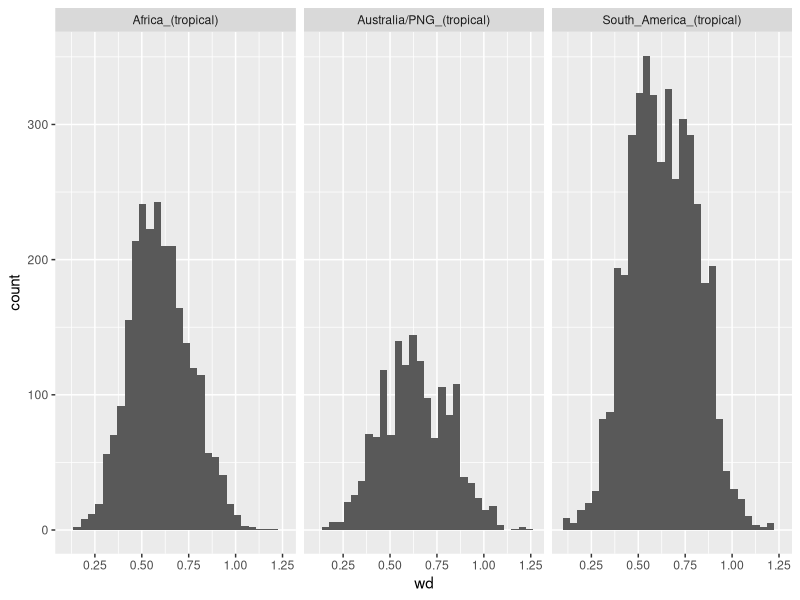
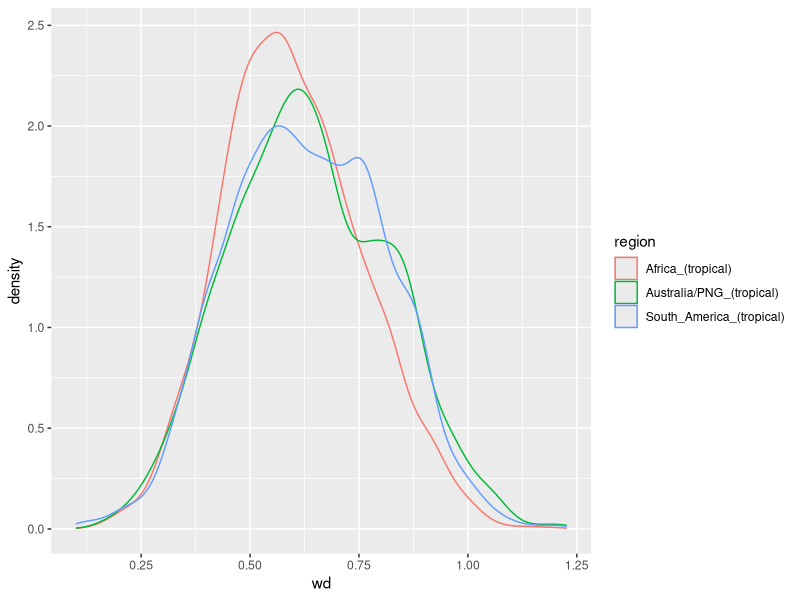
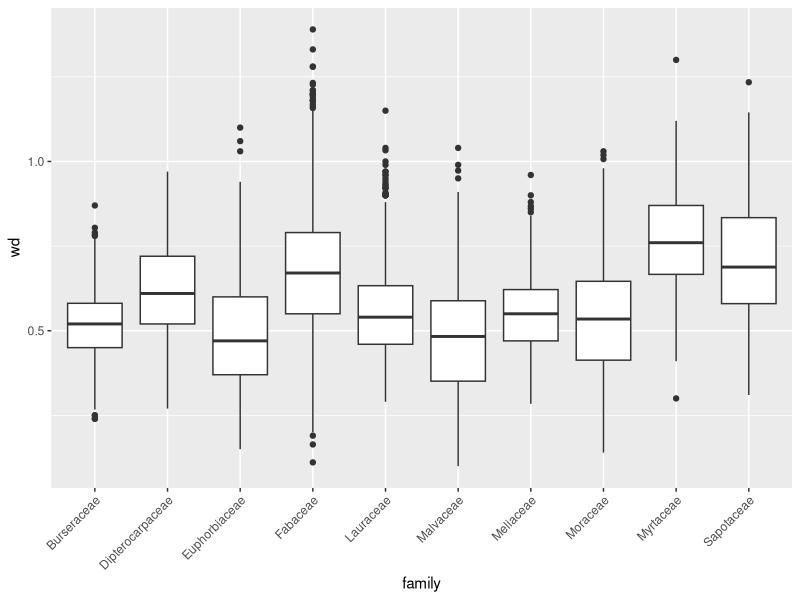
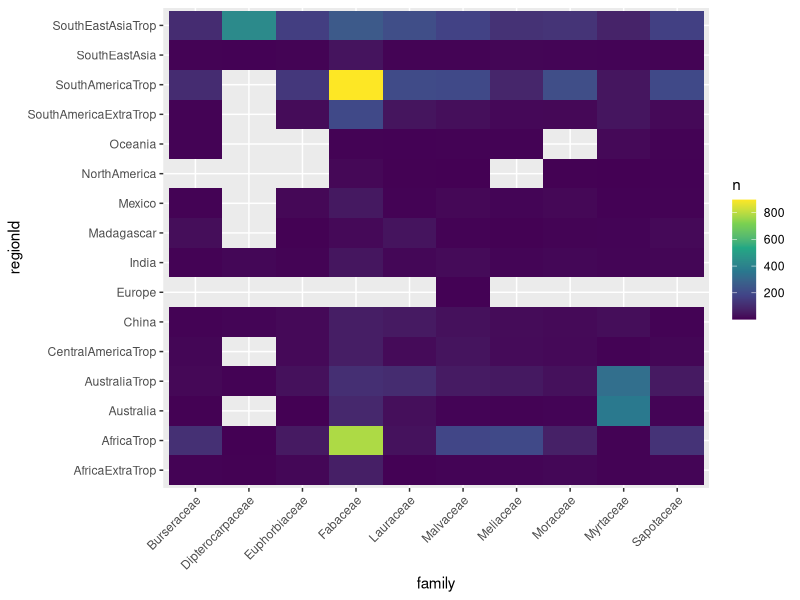
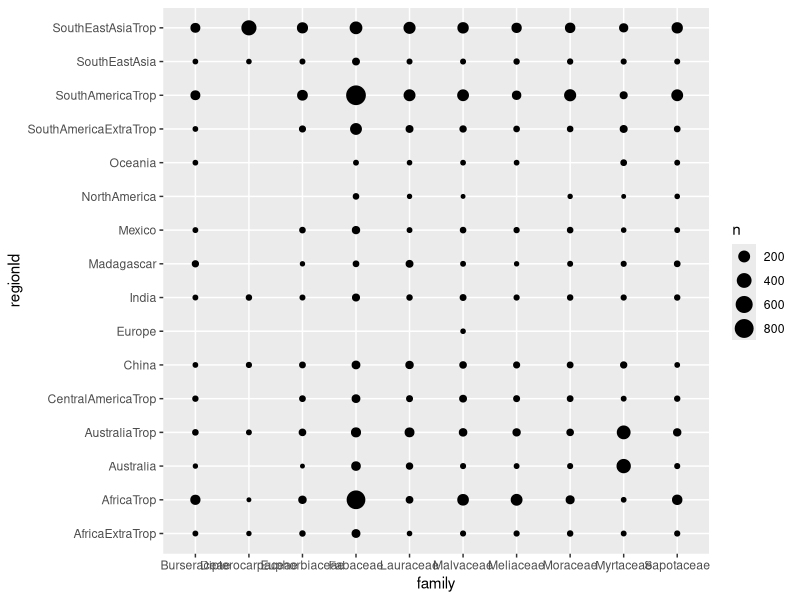
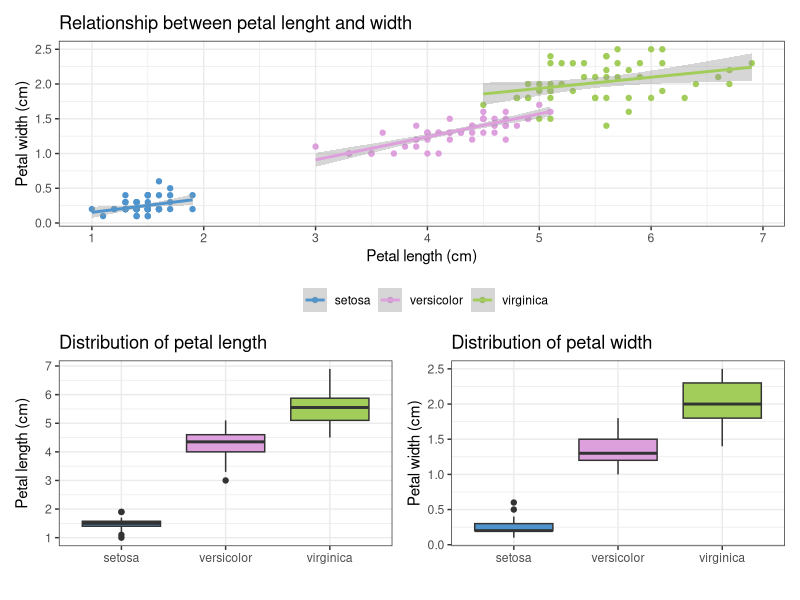

The R script that drew these images, in order:
## ---- chunk 1
#| message: false
library(tidyverse)
library(patchwork)
## ---- chunk 2
wdData <- read_csv("data/wdData.csv")
## ---- chunk 3
wdData %>% 
  filter(region %in% c("South_America_(tropical)", 
                       "Australia/PNG_(tropical)", 
                       "Africa_(tropical)")) %>% 
  ggplot(aes(x = wd)) + 
  geom_histogram() + 
  facet_wrap(~ region)
## ---- chunk 4
wdData %>% 
  filter(region %in% c("South_America_(tropical)", 
                       "Australia/PNG_(tropical)", 
                       "Africa_(tropical)")) %>% 
  ggplot(aes(x = wd, color = region)) + 
  geom_density()
## ---- chunk 5
# do a boxplot because a density plot would be too much

abd_10 <- wdData %>% 
  count(family) %>% 
  arrange(desc(n)) %>% 
  slice_head(n = 10) 

wdData %>% 
  filter(family %in% abd_10$family) %>% 
  ggplot(aes(x = family, y = wd)) + 
  geom_boxplot() +
  theme(axis.text.x = element_text(angle = 45, hjust = 1))
## ---- chunk 6
wdData %>% 
  filter(family %in% abd_10$family) %>% 
  count(family, regionId) %>% 
  ggplot(aes(x = family, y = regionId)) + 
  geom_tile(aes(fill = n)) +
  theme(axis.text.x = element_text(angle = 45, hjust = 1)) +
  scale_fill_viridis_c()
## ---- chunk 7
wdData %>% 
  filter(family %in% abd_10$family) %>% 
  ggplot(aes(x = family, y = regionId)) + 
  geom_count()
## ---- chunk 8
data(iris)
## ---- chunk 9
#| fig-width: 8
#| fig-height: 8
#| message: false
p1 <- ggplot(iris, aes(x = Petal.Length, y=Petal.Width, 
                       color = Species)) + 
  geom_point() + 
  geom_smooth(method = lm) + 
  labs(x = "Petal length (cm)",
       y = "Petal width (cm)",
       color = "",
       title = "Relationship between petal lenght and width") + 
  scale_x_continuous(breaks = 1:8) + 
  scale_y_continuous(breaks = seq(0, 2.5, by=0.5)) + 
  scale_color_manual(values = c("setosa" = "steelblue3",
                                "versicolor" = "plum",
                                "virginica" = "darkolivegreen3")) + 
  theme_bw() +
  theme(legend.position = "bottom")

p2 <- ggplot(iris, aes(x = Species, y = Petal.Length, fill = Species)) +
  geom_boxplot() + 
  labs(x = "",
       y = "Petal length (cm)",
       color = "",
       title = "Distribution of petal length") + 
  scale_y_continuous(breaks = 1:8) + 
  scale_fill_manual(values = c("setosa" = "steelblue3",
                                "versicolor" = "plum",
                                "virginica" = "darkolivegreen3")) + 
  theme_bw() + 
  theme(legend.position = "none")

p3 <- ggplot(iris, aes(x = Species, y = Petal.Width, fill = Species)) +
  geom_boxplot() + 
  labs(x = "",
       y = "Petal width (cm)",
       color = "",
       title = "Distribution of petal width") + 
  scale_y_continuous(breaks = seq(0, 2.5, by=0.5)) +
  scale_fill_manual(values = c("setosa" = "steelblue3",
                                "versicolor" = "plum",
                                "virginica" = "darkolivegreen3")) + 
  theme_bw() + 
  theme(legend.position = "none")

p1 /(p2 | p3)
